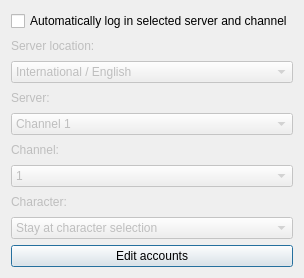
<?xml version="1.0" encoding="UTF-8"?>
<ui version="4.0">
 <class>EditMultipleProfileAccountsDialog</class>
 <widget class="QDialog" name="EditMultipleProfileAccountsDialog">
  <property name="geometry">
   <rect>
    <x>0</x>
    <y>0</y>
    <width>303</width>
    <height>278</height>
   </rect>
  </property>
  <property name="windowTitle">
   <string>Edit information of selected accounts</string>
  </property>
  <layout class="QVBoxLayout" name="verticalLayout">
   <item>
    <widget class="QCheckBox" name="loginCheckBox">
     <property name="text">
      <string>Automatically log in selected server and channel</string>
     </property>
    </widget>
   </item>
   <item>
    <widget class="QLabel" name="serverLocationLabel">
     <property name="enabled">
      <bool>false</bool>
     </property>
     <property name="text">
      <string>Server location:</string>
     </property>
    </widget>
   </item>
   <item>
    <widget class="QComboBox" name="serverLocationComboBox">
     <property name="enabled">
      <bool>false</bool>
     </property>
     <item>
      <property name="text">
       <string>International / English</string>
      </property>
     </item>
     <item>
      <property name="text">
       <string>German</string>
      </property>
     </item>
     <item>
      <property name="text">
       <string>French</string>
      </property>
     </item>
     <item>
      <property name="text">
       <string>Italian</string>
      </property>
     </item>
     <item>
      <property name="text">
       <string>Polish</string>
      </property>
     </item>
     <item>
      <property name="text">
       <string>Spanish</string>
      </property>
     </item>
    </widget>
   </item>
   <item>
    <widget class="QLabel" name="serverLabel">
     <property name="enabled">
      <bool>false</bool>
     </property>
     <property name="text">
      <string>Server:</string>
     </property>
    </widget>
   </item>
   <item>
    <widget class="QComboBox" name="channelComboBox">
     <property name="enabled">
      <bool>false</bool>
     </property>
     <item>
      <property name="text">
       <string>Channel 1</string>
      </property>
     </item>
     <item>
      <property name="text">
       <string>Channel 2</string>
      </property>
     </item>
     <item>
      <property name="text">
       <string>Channel 3</string>
      </property>
     </item>
     <item>
      <property name="text">
       <string>Channel 4</string>
      </property>
     </item>
     <item>
      <property name="text">
       <string>Channel 5</string>
      </property>
     </item>
     <item>
      <property name="text">
       <string>Channel 6</string>
      </property>
     </item>
     <item>
      <property name="text">
       <string>Channel 7</string>
      </property>
     </item>
     <item>
      <property name="text">
       <string>Channel 8</string>
      </property>
     </item>
     <item>
      <property name="text">
       <string>Channel 9</string>
      </property>
     </item>
    </widget>
   </item>
   <item>
    <widget class="QLabel" name="channelLabel">
     <property name="enabled">
      <bool>false</bool>
     </property>
     <property name="text">
      <string>Channel:</string>
     </property>
    </widget>
   </item>
   <item>
    <widget class="QComboBox" name="serverComboBox">
     <property name="enabled">
      <bool>false</bool>
     </property>
     <item>
      <property name="text">
       <string>1</string>
      </property>
     </item>
     <item>
      <property name="text">
       <string>2</string>
      </property>
     </item>
     <item>
      <property name="text">
       <string>3</string>
      </property>
     </item>
     <item>
      <property name="text">
       <string>4</string>
      </property>
     </item>
    </widget>
   </item>
   <item>
    <widget class="QLabel" name="characterLabel">
     <property name="enabled">
      <bool>false</bool>
     </property>
     <property name="text">
      <string>Character:</string>
     </property>
    </widget>
   </item>
   <item>
    <widget class="QComboBox" name="characterComboBox">
     <property name="enabled">
      <bool>false</bool>
     </property>
     <item>
      <property name="text">
       <string>Stay at character selection</string>
      </property>
     </item>
     <item>
      <property name="text">
       <string>Character 1</string>
      </property>
     </item>
     <item>
      <property name="text">
       <string>Character 2</string>
      </property>
     </item>
     <item>
      <property name="text">
       <string>Character 3</string>
      </property>
     </item>
     <item>
      <property name="text">
       <string>Character 4</string>
      </property>
     </item>
    </widget>
   </item>
   <item>
    <widget class="QPushButton" name="addProfAccountButton">
     <property name="text">
      <string>Edit accounts</string>
     </property>
    </widget>
   </item>
  </layout>
 </widget>
 <resources/>
 <connections/>
</ui>
